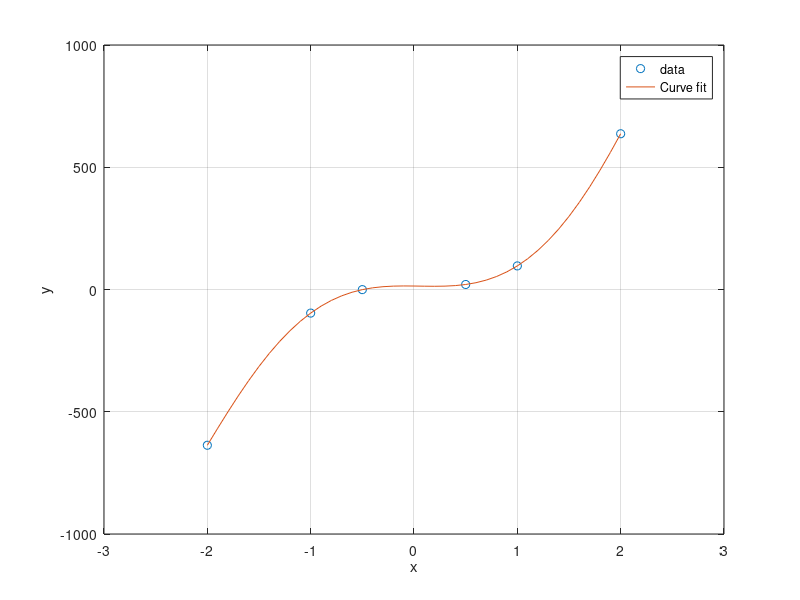

This chart was generated by the following MATLAB code:

%Input data
x = [-2 -1 -0.5 0.5 1 2];
y = [-637 -96.5 -0.5 20.5 96.5 637];

%curve fitting
p = polyfit( x, y, 5 )

%generating data for curve plotting
x1 = -2:0.1:2;
y1 = polyval(p,x1);

%plotting
plot(x,y,'o')
hold on
plot(x1,y1)
hold off
legend( 'data','Curve fit','Location','best'  );
xlabel( 'x' );
ylabel( 'y' );
xlim([-3 3])
grid on

sum=0;
for i=1:length(x)
    p=1;
    for j=1:length(x)
        if j~=i
            c = poly(x(j))/(x(i)-x(j));
            p = conv(p,c);
        end
    end
    term = p*y(i);
    sum= sum + term;
end
disp(sum);